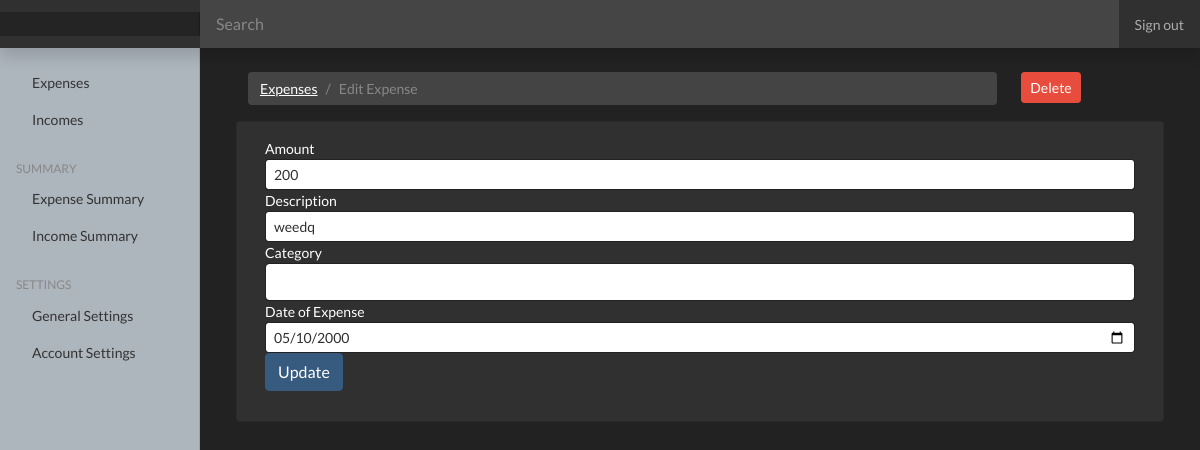
Screenshot of /edit-expense/7 (signed in) with the database file from the repository.
### expenses/models.py (models this page shows, shortened)
class Expense(models.Model):
    amount= models.IntegerField()
    date= models.DateTimeField(default=now, blank=True, null=True)
    description= models.TextField()
    owner= models.ForeignKey(to=User, on_delete=models.CASCADE)
    category= models.CharField(max_length=255)
    class Meta:
        ordering: ['-date']

### expenses/views.py (the view, shortened to what this page needs)
# urls.py: path('edit-expense/<int:id>', views.edit_expense, name='edit-expense'),
@login_required(login_url='/authentication/login')
def edit_expense(request, id):
    expense = Expense.objects.get(pk=id)
    categories = Category.objects.all()
    context = {
        'expense': expense,
        'values': expense,
        'categories': categories
    }
    if request.method == 'GET':
        return render(request, 'expenses/edit_expense.html', context)

### templates/expenses/edit_expense.html (shortened to what this page needs)
{% extends 'base.html' %} {% block content %}
<div class="container mt-4">
<div class="row">
  <div class="col-md-10">
    <nav aria-label="breadcrumb">
      <ol class="breadcrumb">
        <li class="breadcrumb-item">
          <a href="{% url 'expenses'%}">Expenses</a>
        </li>
        <li class="breadcrumb-item active" aria-current="page">Edit Expense</li>
      </ol>
    </nav>
    </div>
  <div class="col-md-2">
    <a href="{% url 'delete-expense' expense.id %}" class="btn btn-danger btn-sm">Delete</a>
    </div>
  <div class="card">
    <div class="card-body">
      <form action="{% url 'edit-expense' expense.id %}" method="post">
        <div class="form-group">
          <label for="">Amount</label>
          <input
            type="text"
            class="form-control form-control-sm"
            name="amount"
            value="{{values.amount}}"
          />
        </div>
        <div class="form-group">
          <label for="">Description</label>
          <input
            type="text"
            class="form-control form-control-sm"
            name="description"
            value="{{values.description}}"
          />
        </div>
        <div class="form-group">
                  <label for="">Category</label>
                  <select class="form-control" name="category">
                    <option selected name="category" value="{{values.category}}"
                      >{{values.category}}</option
                    >
                    {% for category in categories%}
                    <option name="category" value="{{category.name}}"
                      >{{category.name}}</option
                    >
            {% endfor %}
          </select>
        </div>
        <div class="form-group">
          <label for="">Date of Expense</label>
          <input
            value="{{values.date |date:'Y-m-d' }}"
            type="date"
            class="form-control form-control-sm"
            name="date"
          />
        </div>
        <input
          type="submit"
          value="Update"
          class="btn btn-primary btn-primary-sm"
        />
      </form>
    </div>
  </div>
</div>
{% endblock %}

### expenseswebsite/static/css/dashboard.css (style rules this page uses)
body { font-size: .875rem; }

### rows the page displays
Expense: amount "200", description "weedq", date "05/10/2000"
